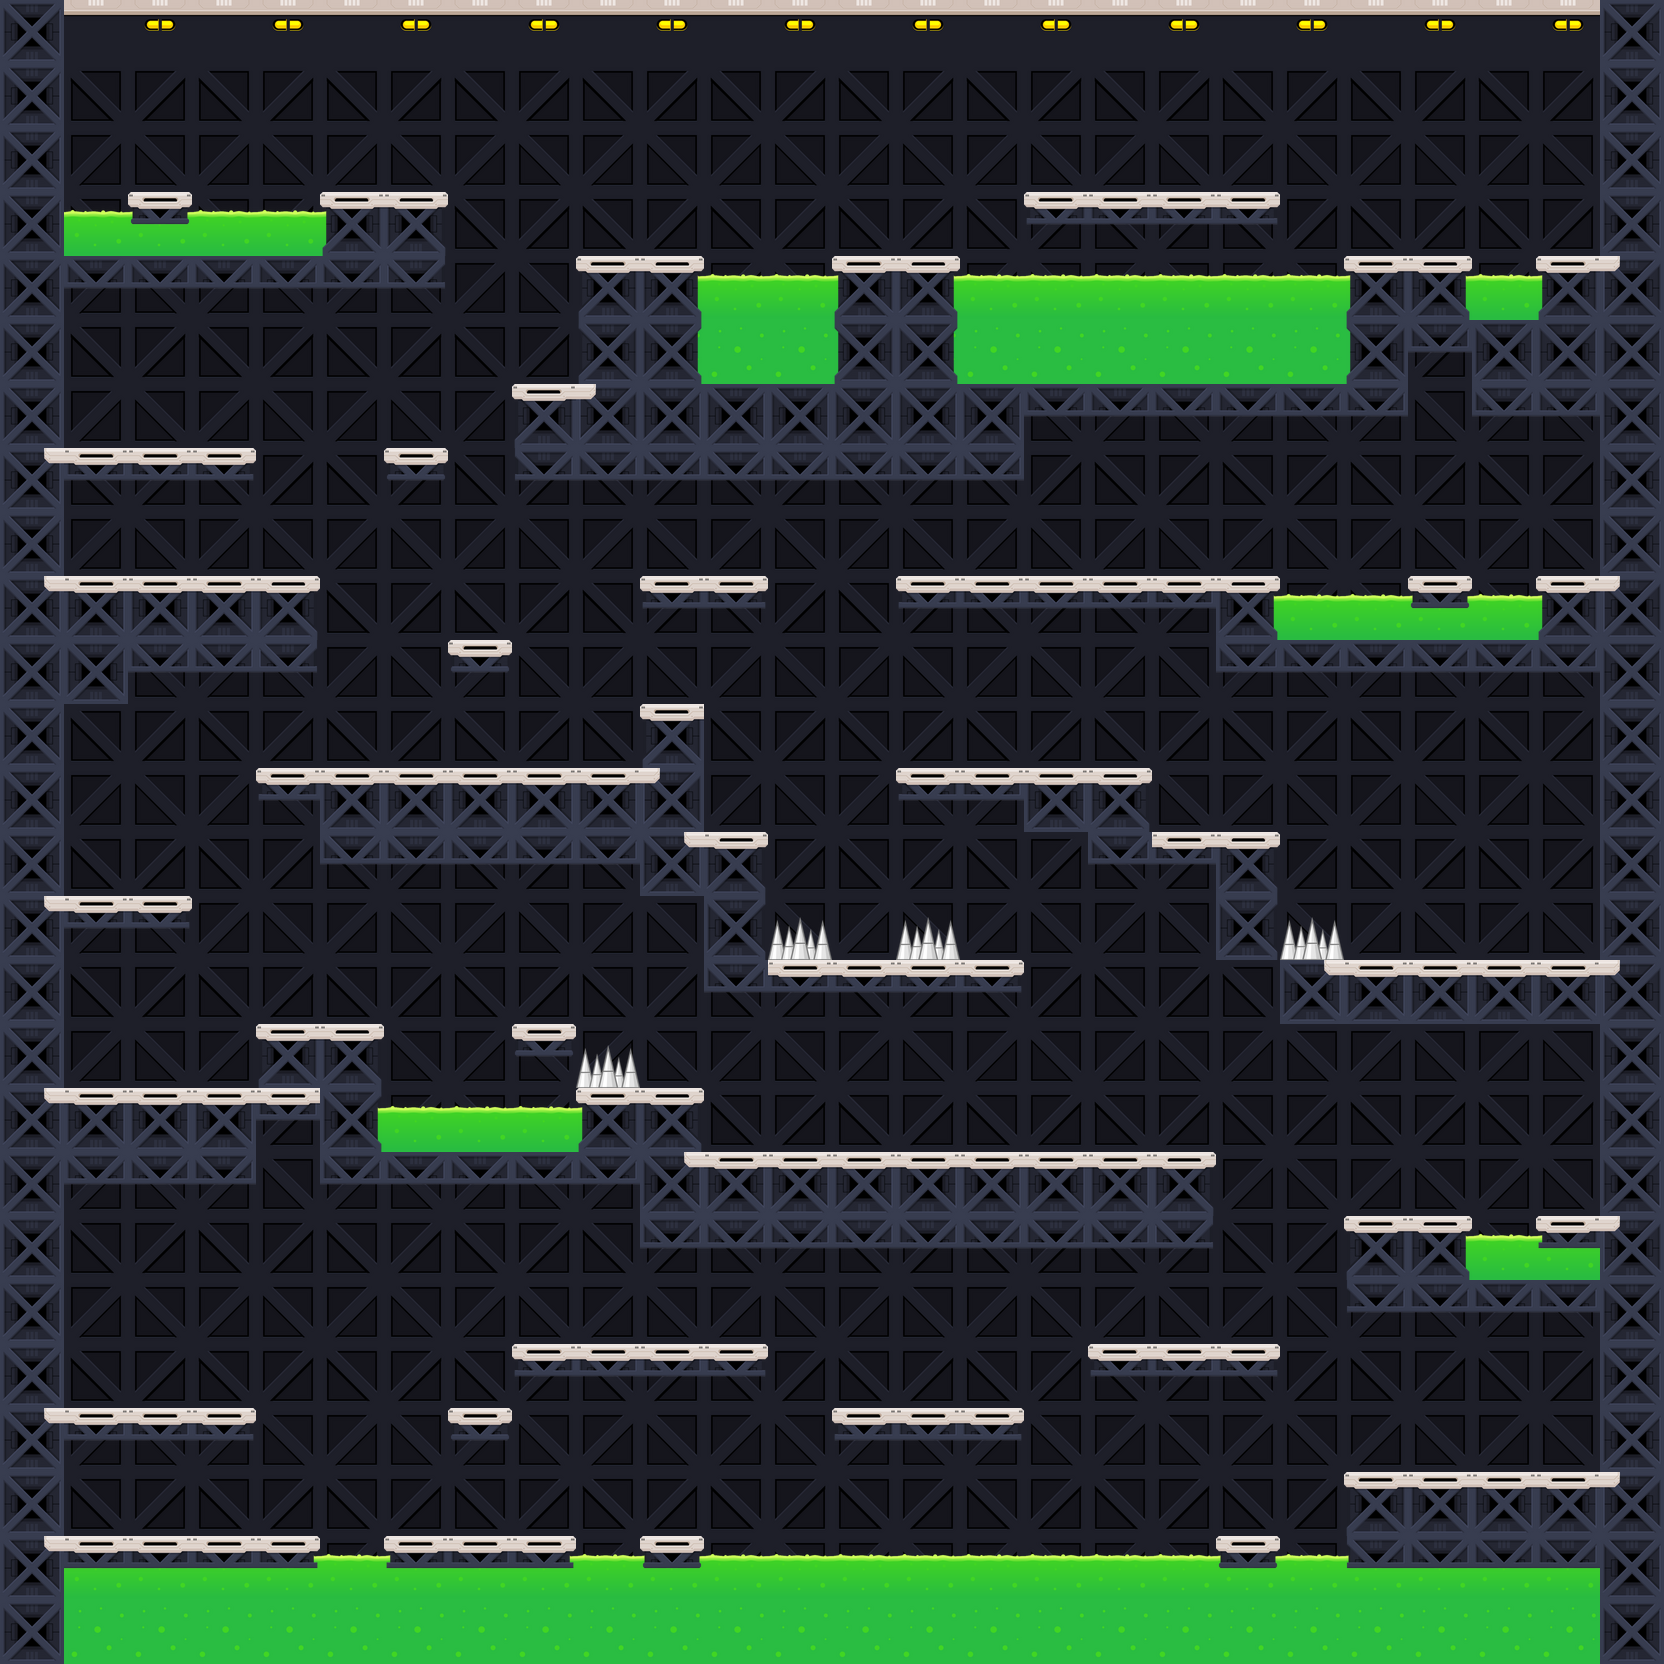

Rendered tile map (Tiled .tmx) drawn with the repository's tilesets; below, a short description and the map source with its tile grids summarised:
An orthogonal 26x26 tile map with 64x64 px tiles, 3 tile layers (bg_layer, hazards_layer, tiles_layer) and 206 objects (78x ground, 37x coin, 16x zombie_limit, 9x zombie, 8x health, ...).

<map version="1.4" tiledversion="1.4.3" orientation="orthogonal" renderorder="right-down" width="26" height="26" tilewidth="64" tileheight="64" infinite="0" nextlayerid="6" nextobjectid="1416">
 <tileset firstgid="1" source="tileset.tsx" />
 <layer id="1" name="bg_layer" width="26" height="26">
  <data>[676 cells, 676 non-empty, 9 distinct tile ids]</data>
 </layer>
 <layer id="2" name="hazards_layer" width="26" height="26">
  <data>[676 cells, 98 non-empty, 3 distinct tile ids]</data>
 </layer>
 <layer id="3" name="tiles_layer" width="26" height="26">
  <data>[676 cells, 191 non-empty, 15 distinct tile ids]</data>
 </layer>
 <objectgroup id="4" name="obstacles_layer">
  <object id="370" name="obstacle" type="ground" x="1600" y="1663" width="1" height="1536" rotation="90" />
  <object id="395" name="obstacle" type="ground" x="0" y="0" width="1664" />
  <object id="404" name="obstacle" type="ground" x="0" y="0" width="64" height="1664" />
  <object id="405" name="obstacle" type="ground" x="1600" y="0" width="64" height="1664" />
  <object id="1024" name="door" type="disabled" x="1520" y="1388" width="47" height="84" />
  <object id="1026" name="lever" type="red" x="656" y="1504" width="32" height="32" />
  <object id="1028" name="coin" x="672" y="1408" width="20" height="20" />
  <object id="1051" name="lever" type="yellow" x="1552" y="544" width="32" height="32" />
  <object id="1061" name="door_switch" x="152" y="160" width="16" height="32" />
  <object id="1078" name="door" type="level_up" x="136" y="1452" width="47" height="84" />
  <object id="1125" name="lever" type="blue" x="1552" y="224" width="32" height="32" />
  <object id="1132" name="lever" type="green" x="144" y="1376" width="32" height="32" />
  <object id="1133" name="key" x="992" y="912" width="22" height="22" />
  <object id="1134" name="obstacle" type="ground" x="48" y="1536" width="272" height="16" />
  <object id="1135" name="obstacle" type="ground" x="384" y="1536" width="192" height="16" />
  <object id="1136" name="obstacle" type="ground" x="448" y="1408" width="64" height="16" />
  <object id="1137" name="obstacle" type="ground" x="48" y="1408" width="208" height="16" />
  <object id="1138" name="obstacle" type="ground" x="48" y="1088" width="336" height="16" />
  <object id="1139" name="obstacle" type="ground" x="256" y="1024" width="128" height="80" />
  <object id="1140" name="obstacle" type="ground" x="512" y="1024" width="64" height="16" />
  <object id="1141" name="obstacle" type="ground" x="640" y="1152" width="576" height="16" />
  <object id="1142" name="obstacle" type="ground" x="752" y="960" width="272" height="16" />
  <object id="1151" name="obstacle" type="ground" x="688" y="832" width="80" height="16" />
  <object id="1152" name="obstacle" type="ground" x="752" y="832" width="16" height="144" />
  <object id="1153" name="obstacle" type="ground" x="256" y="768" width="448" height="16" />
  <object id="1154" name="obstacle" type="ground" x="688" y="768" width="16" height="80" />
  <object id="1155" name="obstacle" type="ground" x="48" y="896" width="144" height="16" />
  <object id="1156" name="obstacle" type="ground" x="48" y="576" width="272" height="16" />
  <object id="1157" name="obstacle" type="ground" x="48" y="448" width="208" height="16" />
  <object id="1158" name="obstacle" type="ground" x="384" y="448" width="64" height="16" />
  <object id="1159" name="obstacle" type="ground" x="448" y="640" width="64" height="16" />
  <object id="1160" name="obstacle" type="ground" x="640" y="576" width="128" height="16" />
  <object id="1161" name="obstacle" type="ground" x="896" y="576" width="384" height="16" />
  <object id="1162" name="obstacle" type="ground" x="1264" y="592" width="16" height="64" />
  <object id="1163" name="obstacle" type="ground" x="1264" y="640" width="288" height="16" />
  <object id="1164" name="obstacle" type="ground" x="1536" y="576" width="80" height="16" />
  <object id="1165" name="obstacle" type="ground" x="1536" y="592" width="16" height="64" />
  <object id="1166" name="obstacle" type="ground" x="1408" y="576" width="64" height="16" />
  <object id="1167" name="obstacle" type="ground" x="1536" y="256" width="80" height="16" />
  <object id="1168" name="obstacle" type="ground" x="1536" y="272" width="16" height="64" />
  <object id="1169" name="obstacle" type="ground" x="1456" y="320" width="96" height="16" />
  <object id="1170" name="obstacle" type="ground" x="1344" y="256" width="128" height="16" />
  <object id="1171" name="obstacle" type="ground" x="1456" y="272" width="16" height="64" />
  <object id="1172" name="obstacle" type="ground" x="1344" y="272" width="16" height="112" />
  <object id="1173" name="obstacle" type="ground" x="944" y="384" width="416" />
  <object id="1174" name="obstacle" type="ground" x="832" y="256" width="128" height="16" />
  <object id="1175" name="obstacle" type="ground" x="944" y="272" width="16" height="112" />
  <object id="1176" name="obstacle" type="ground" x="832" y="272" width="16" height="112" />
  <object id="1177" name="obstacle" type="ground" x="688" y="384" width="160" />
  <object id="1178" name="obstacle" type="ground" x="576" y="256" width="128" height="16" />
  <object id="1179" name="obstacle" type="ground" x="688" y="272" width="16" height="112" />
  <object id="1180" name="obstacle" type="ground" x="1024" y="192" width="256" height="16" />
  <object id="1181" name="obstacle" type="ground" x="128" y="192" width="64" height="16" />
  <object id="1182" name="obstacle" type="ground" x="320" y="192" width="128" height="16" />
  <object id="1183" name="obstacle" type="ground" x="320" y="208" width="16" height="48" />
  <object id="1184" name="obstacle" type="ground" x="48" y="256" width="288" />
  <object id="1185" name="obstacle" type="ground" x="1344" y="1472" width="272" height="16" />
  <object id="1186" name="obstacle" type="ground" x="1088" y="1344" width="192" height="16" />
  <object id="1187" name="obstacle" type="ground" x="1344" y="1216" width="128" height="16" />
  <object id="1188" name="obstacle" type="ground" x="1280" y="960" width="336" height="16" />
  <object id="1189" name="obstacle" type="ground" x="1136" y="832" width="144" height="16" />
  <object id="1190" name="obstacle" type="ground" x="1216" y="832" width="64" height="144" />
  <object id="1191" name="obstacle" type="ground" x="896" y="768" width="256" height="16" />
  <object id="1192" name="obstacle" type="ground" x="1136" y="768" width="16" height="80" />
  <object id="1193" name="obstacle" type="ground" x="512" y="384" width="80" height="16" />
  <object id="1194" name="obstacle" type="ground" x="576" y="256" width="16" height="144" />
  <object id="1195" name="obstacle" type="ground" x="832" y="1408" width="192" height="16" />
  <object id="1199" name="coin" x="1376" y="1184" width="20" height="20" />
  <object id="1202" name="coin" x="208" y="1232" width="20" height="20" />
  <object id="1205" name="coin" x="384" y="880" width="20" height="20" />
  <object id="1206" name="coin" x="576" y="880" width="20" height="20" />
  <object id="1217" name="coin" x="1456" y="864" width="20" height="20" />
  <object id="1218" name="coin" x="1408" y="864" width="20" height="20" />
  <object id="1219" name="coin" x="1360" y="864" width="20" height="20" />
  <object id="1221" name="coin" x="1344" y="480" width="20" height="20" />
  <object id="1222" name="coin" x="1504" y="480" width="20" height="20" />
  <object id="1223" name="coin" x="1040" y="112" width="20" height="20" />
  <object id="1225" name="coin" x="1088" y="112" width="20" height="20" />
  <object id="1226" name="coin" x="1136" y="112" width="20" height="20" />
  <object id="1227" name="coin" x="1184" y="112" width="20" height="20" />
  </objectgroup>
 <objectgroup id="5" name="hazard_objects_layer">
  <!-- 66 objects omitted --></objectgroup>
</map>
<!-- 126 of 206 objects omitted -->